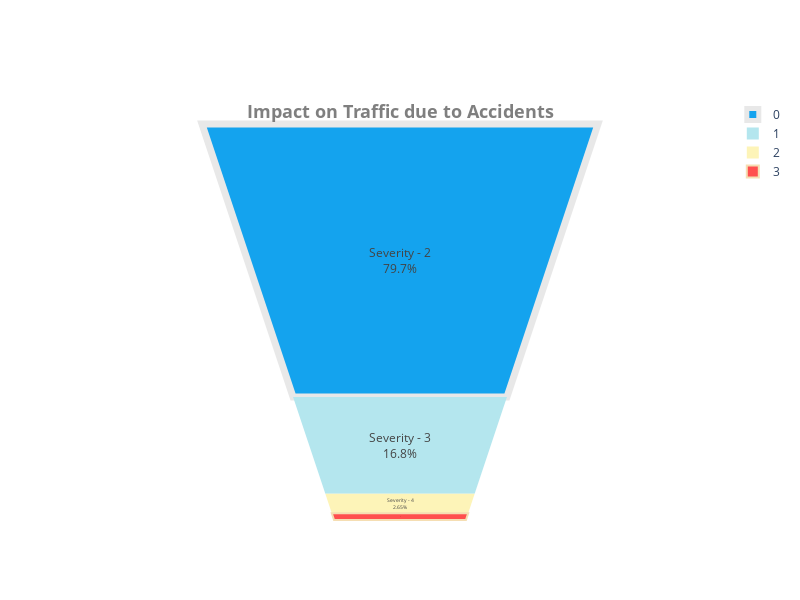

Notebook code cell kept with this figure:
### Code cell
fig = go.Figure(go.Funnelarea(
    text=["Severity - 2", "Severity - 3", "Severity - 4", "Severity - 1"],
    values=severity_df.Cases,
    title={"position": "top center", 
           "text": "<b>Impact on Traffic due to Accidents</b>", 
           'font': {'size': 18, 'color': "#7f7f7f"}},
    marker={"colors": ['#14a3ee', '#b4e6ee', '#fdf4b8', '#ff4f4e'],
            "line": {"color": ["#e8e8e8", "wheat", "wheat", "wheat"], "width": [7, 0, 0, 2]}}
))

# Adjusting the plot size
fig.update_layout(width=800, height=600)
fig.show()

### Figure 1 — Plotly figure (JSON) as saved in the notebook; plotly's stock layout.template omitted (floating-point values rounded to 4 significant figures)
{"data": [{"marker": {"colors": ["#14a3ee", "#b4e6ee", "#fdf4b8", "#ff4f4e"], "line": {"color": ["#e8e8e8", "wheat", "wheat", "wheat"], "width": [7, 0, 0, 2]}}, "text": ["Severity - 2", "Severity - 3", "Severity - 4", "Severity - 1"], "title": {"font": {"color": "#7f7f7f", "size": 18}, "position": "top center", "text": "<b>Impact on Traffic due to Accidents</b>"}, "type": "funnelarea", "values": [6156981, 1299337, 204710, 67366]}], "layout": {"height": 600, "width": 800}}
